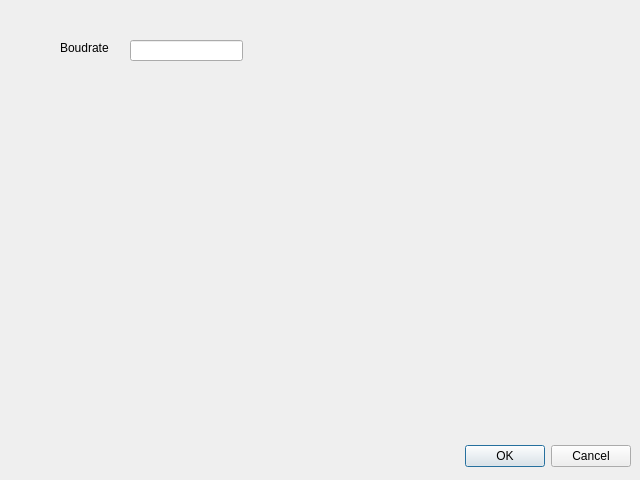
<?xml version="1.0" encoding="UTF-8"?>
<ui version="4.0">
 <class>Dialog</class>
 <widget class="QDialog" name="Dialog">
  <property name="geometry">
   <rect>
    <x>0</x>
    <y>0</y>
    <width>640</width>
    <height>480</height>
   </rect>
  </property>
  <property name="windowTitle">
   <string>Option</string>
  </property>
  <widget class="QDialogButtonBox" name="buttonBox">
   <property name="geometry">
    <rect>
     <x>10</x>
     <y>440</y>
     <width>621</width>
     <height>32</height>
    </rect>
   </property>
   <property name="orientation">
    <enum>Qt::Orientation::Horizontal</enum>
   </property>
   <property name="standardButtons">
    <set>QDialogButtonBox::StandardButton::Cancel|QDialogButtonBox::StandardButton::Ok</set>
   </property>
  </widget>
  <widget class="QLineEdit" name="lineEdit">
   <property name="geometry">
    <rect>
     <x>130</x>
     <y>40</y>
     <width>113</width>
     <height>21</height>
    </rect>
   </property>
  </widget>
  <widget class="QLabel" name="label">
   <property name="geometry">
    <rect>
     <x>60</x>
     <y>40</y>
     <width>58</width>
     <height>16</height>
    </rect>
   </property>
   <property name="text">
    <string>Boudrate</string>
   </property>
  </widget>
 </widget>
 <resources/>
 <connections>
  <connection>
   <sender>buttonBox</sender>
   <signal>accepted()</signal>
   <receiver>Dialog</receiver>
   <slot>accept()</slot>
   <hints>
    <hint type="sourcelabel">
     <x>248</x>
     <y>254</y>
    </hint>
    <hint type="destinationlabel">
     <x>157</x>
     <y>274</y>
    </hint>
   </hints>
  </connection>
  <connection>
   <sender>buttonBox</sender>
   <signal>rejected()</signal>
   <receiver>Dialog</receiver>
   <slot>reject()</slot>
   <hints>
    <hint type="sourcelabel">
     <x>316</x>
     <y>260</y>
    </hint>
    <hint type="destinationlabel">
     <x>286</x>
     <y>274</y>
    </hint>
   </hints>
  </connection>
 </connections>
</ui>
